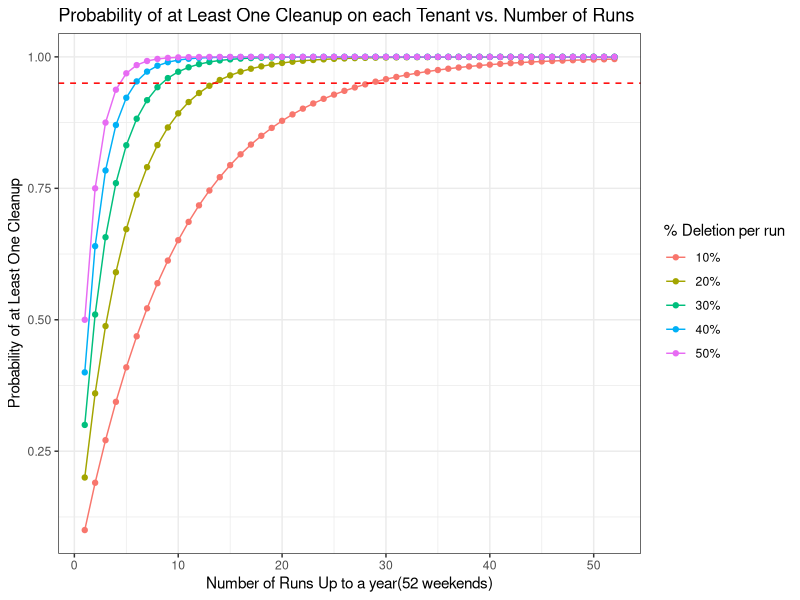

Source code (R):
library(ggplot2)
library(dplyr) # For data manipulation

# Probabilities of success
p_success_values <- c(0.10, 0.20, 0.30,0.40,0.50)

# Number of trials to consider
n_trials_range <- 1:52

# Create an empty data frame to store the results
df_all <- data.frame()

# Calculate probabilities for each success rate
for (p_success in p_success_values) {
  probabilities <- sapply(n_trials_range, function(n) {
    1 - (1 - p_success)^n
  })
  
  # Create a temporary data frame for this success rate
  df_temp <- data.frame(
    Number_of_Trials = n_trials_range,
    Probability_of_Success = probabilities,
    Success_Rate = factor(p_success) # Add a factor for color grouping
  )
  
  # Append the temporary data frame to the main data frame
  df_all <- rbind(df_all, df_temp)
}

# Create the plot using ggplot2
ggplot(df_all, aes(x = Number_of_Trials, y = Probability_of_Success, color = Success_Rate)) +
  geom_line() +
  geom_point() +
  geom_hline(yintercept = 0.95, linetype = "dashed", color = "red") +
  labs(
    title = "Probability of at Least One Cleanup on each Tenant vs. Number of Runs",
    x = "Number of Runs Up to a year(52 weekends)",
    y = "Probability of at Least One Cleanup",
    color = "% Deletion per run" # Legend title
  ) +
  scale_color_discrete(labels = c("10%", "20%", "30%", "40%", "50%")) + # Custom legend labels
  theme_bw()